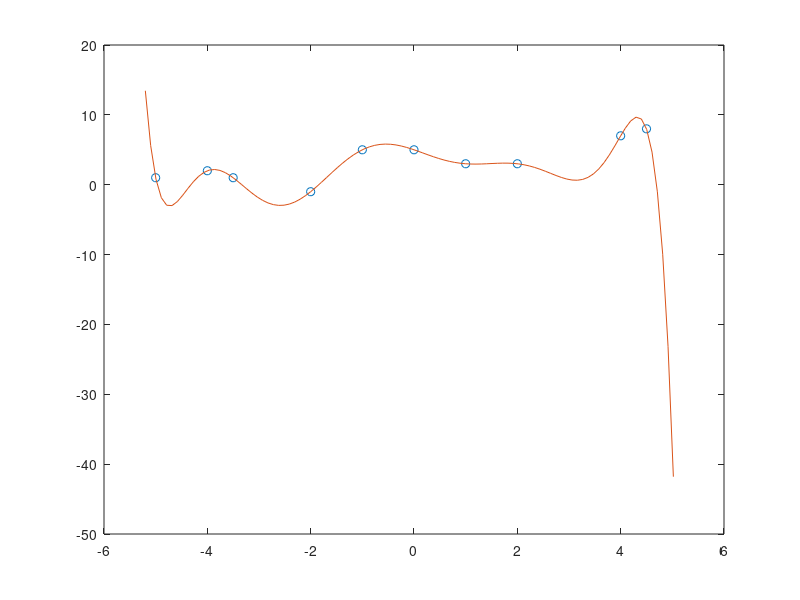

Source code (MATLAB):

%% **********************************************************************
% Reading
% General reading about linear algebra: 
% Read page 23 to page 46 of Matrix Methods in Data Mining and Pattern
% Recognition, Elden

%% **********************************************************************
% Reading
% Read Regression notes in Bishop "Pattern Recognition and Machine Learning" chapter 1.1 (page 4 - page 12)


%% **********************************************************************
% Polynomial fitting
% Given are a set of n points X in 2D
% Fit a polynomial of degree n-1 by solving a linear system. Currently, the
% linear system is solved using polyfit. I would like you to replace the
% built in polyfit function and manually setup the linear system that
% computes the correct polynomial coefficients.

X = [-5 1; -4 2; -3.5 1; -2 -1; -1 5; 0 5; 1 3; 2 3; 4 7; 4.5 8]'

figure('name','2D input points');
Xcoords = X(1, :);
Ycoords = X(2, :);
plot( Xcoords, Ycoords, 'o');

p = polyfit(Xcoords, Ycoords, 9)

XcoordsFine = linspace(-5.2, 5.02, 100);

Ypoly = polyval(p, XcoordsFine);

hold on;
plot( XcoordsFine, Ypoly );



% A = zeroes(0,0);


